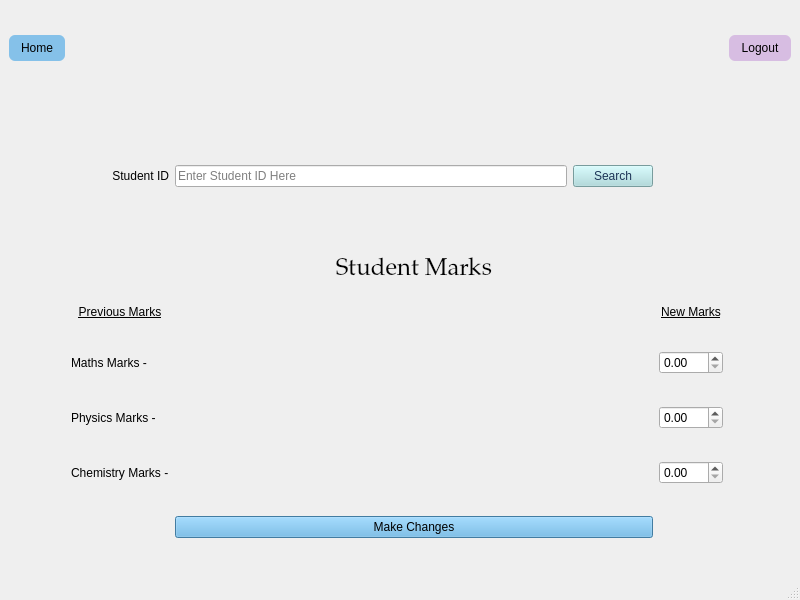
<?xml version="1.0" encoding="UTF-8"?>
<ui version="4.0">
 <class>modify</class>
 <widget class="QMainWindow" name="modify">
  <property name="geometry">
   <rect>
    <x>0</x>
    <y>0</y>
    <width>800</width>
    <height>600</height>
   </rect>
  </property>
  <property name="windowTitle">
   <string>MainWindow</string>
  </property>
  <widget class="QWidget" name="centralwidget">
   <layout class="QGridLayout" name="gridLayout">
    <item row="0" column="6">
     <widget class="QPushButton" name="modiftyLogout_btn">
      <property name="styleSheet">
       <string notr="true">QPushButton {
    background-color: #D7BDE2;
    color: black;
    border-radius: 6px;
    padding: 6px 12px;
}
QPushButton:hover {
    background-color: #AF7AC5;
}
QPushButton:pressed {
    background-color: #884EA0;
}</string>
      </property>
      <property name="text">
       <string>Logout</string>
      </property>
     </widget>
    </item>
    <item row="5" column="2">
     <widget class="QLabel" name="label_2">
      <property name="text">
       <string>Maths Marks -</string>
      </property>
     </widget>
    </item>
    <item row="4" column="3" colspan="2">
     <widget class="QLabel" name="label_7">
      <property name="font">
       <font>
        <family>Palatino Linotype</family>
        <pointsize>18</pointsize>
       </font>
      </property>
      <property name="text">
       <string>Student Marks</string>
      </property>
      <property name="alignment">
       <set>Qt::AlignmentFlag::AlignCenter</set>
      </property>
     </widget>
    </item>
    <item row="4" column="5">
     <widget class="QLabel" name="label_6">
      <property name="font">
       <font>
        <underline>true</underline>
       </font>
      </property>
      <property name="text">
       <string>New Marks</string>
      </property>
      <property name="alignment">
       <set>Qt::AlignmentFlag::AlignBottom|Qt::AlignmentFlag::AlignHCenter</set>
      </property>
     </widget>
    </item>
    <item row="7" column="2">
     <widget class="QLabel" name="label_4">
      <property name="text">
       <string>Chemistry Marks -</string>
      </property>
     </widget>
    </item>
    <item row="9" column="3" colspan="2">
     <widget class="QPushButton" name="makeChanges">
      <property name="styleSheet">
       <string notr="true">QPushButton {
    background-color: #5DADE2;
    color: black;
}

QPushButton:hover {
    background-color: #3498DB;
}

QPushButton:pressed {
    background-color: #2E86C1;
    color: white;
}
</string>
      </property>
      <property name="text">
       <string>Make Changes</string>
      </property>
     </widget>
    </item>
    <item row="5" column="6">
     <spacer name="horizontalSpacer_2">
      <property name="orientation">
       <enum>Qt::Orientation::Horizontal</enum>
      </property>
      <property name="sizeType">
       <enum>QSizePolicy::Policy::Preferred</enum>
      </property>
      <property name="sizeHint" stdset="0">
       <size>
        <width>31</width>
        <height>20</height>
       </size>
      </property>
     </spacer>
    </item>
    <item row="2" column="4">
     <widget class="QPushButton" name="idModifySearch">
      <property name="maximumSize">
       <size>
        <width>100</width>
        <height>16777215</height>
       </size>
      </property>
      <property name="styleSheet">
       <string notr="true">QPushButton {
    background-color: #A8DADC;
    color: #1D3557;
}

QPushButton:hover {
    background-color: #89C2D9;
}

QPushButton:pressed {
    background-color: #457B9D;
    color: #F1FAEE;
}
</string>
      </property>
      <property name="text">
       <string>Search</string>
      </property>
     </widget>
    </item>
    <item row="2" column="3">
     <widget class="QLineEdit" name="studentidmodify">
      <property name="placeholderText">
       <string>Enter Student ID Here</string>
      </property>
     </widget>
    </item>
    <item row="5" column="5">
     <widget class="QDoubleSpinBox" name="mathsNew">
      <property name="maximum">
       <double>100.000000000000000</double>
      </property>
     </widget>
    </item>
    <item row="6" column="5">
     <widget class="QDoubleSpinBox" name="physicsNew">
      <property name="maximum">
       <double>100.000000000000000</double>
      </property>
     </widget>
    </item>
    <item row="0" column="2" colspan="4">
     <spacer name="horizontalSpacer">
      <property name="orientation">
       <enum>Qt::Orientation::Horizontal</enum>
      </property>
      <property name="sizeHint" stdset="0">
       <size>
        <width>40</width>
        <height>20</height>
       </size>
      </property>
     </spacer>
    </item>
    <item row="0" column="1">
     <widget class="QPushButton" name="modifyHome_btn">
      <property name="styleSheet">
       <string notr="true">QPushButton {
    background-color: #85C1E9;
    color: black;
    border-radius: 6px;
    padding: 6px 12px;
}
QPushButton:hover {
    background-color: #5DADE2;
}
QPushButton:pressed {
    background-color: #3498DB;
}</string>
      </property>
      <property name="text">
       <string>Home</string>
      </property>
     </widget>
    </item>
    <item row="7" column="5">
     <widget class="QDoubleSpinBox" name="chemNew">
      <property name="maximum">
       <double>100.000000000000000</double>
      </property>
     </widget>
    </item>
    <item row="6" column="2">
     <widget class="QLabel" name="label_3">
      <property name="text">
       <string>Physics Marks - </string>
      </property>
     </widget>
    </item>
    <item row="4" column="2">
     <widget class="QLabel" name="label_5">
      <property name="maximumSize">
       <size>
        <width>16777215</width>
        <height>100</height>
       </size>
      </property>
      <property name="font">
       <font>
        <underline>true</underline>
       </font>
      </property>
      <property name="text">
       <string>Previous Marks</string>
      </property>
      <property name="alignment">
       <set>Qt::AlignmentFlag::AlignBottom|Qt::AlignmentFlag::AlignHCenter</set>
      </property>
     </widget>
    </item>
    <item row="2" column="2">
     <widget class="QLabel" name="label">
      <property name="text">
       <string>Student ID</string>
      </property>
      <property name="alignment">
       <set>Qt::AlignmentFlag::AlignRight|Qt::AlignmentFlag::AlignTrailing|Qt::AlignmentFlag::AlignVCenter</set>
      </property>
     </widget>
    </item>
    <item row="1" column="1">
     <widget class="QLabel" name="label_8">
      <property name="maximumSize">
       <size>
        <width>16777215</width>
        <height>40</height>
       </size>
      </property>
      <property name="text">
       <string/>
      </property>
     </widget>
    </item>
   </layout>
  </widget>
  <widget class="QMenuBar" name="menubar">
   <property name="geometry">
    <rect>
     <x>0</x>
     <y>0</y>
     <width>800</width>
     <height>25</height>
    </rect>
   </property>
  </widget>
  <widget class="QStatusBar" name="statusbar"/>
 </widget>
 <resources/>
 <connections/>
</ui>
